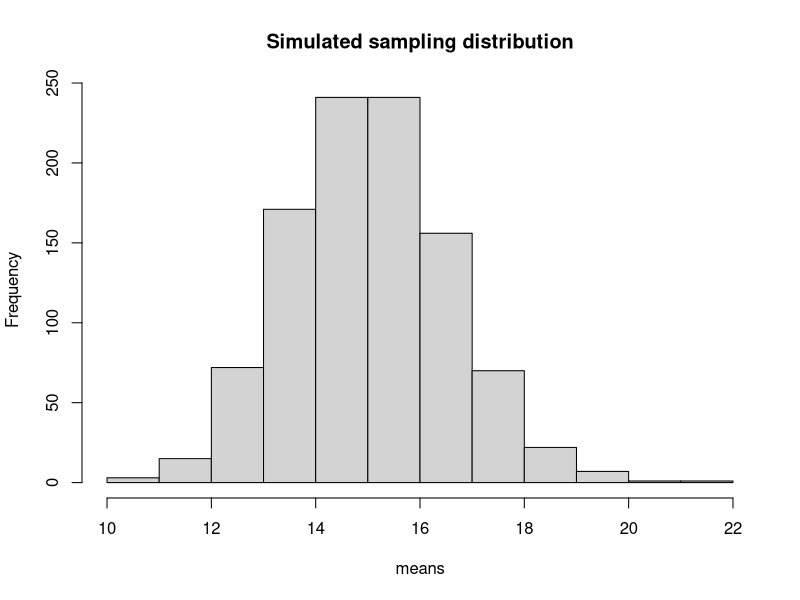
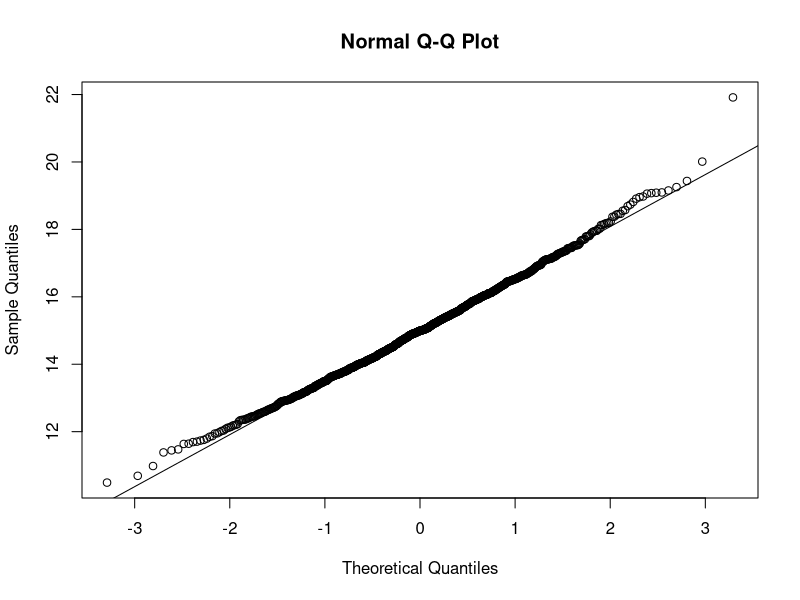
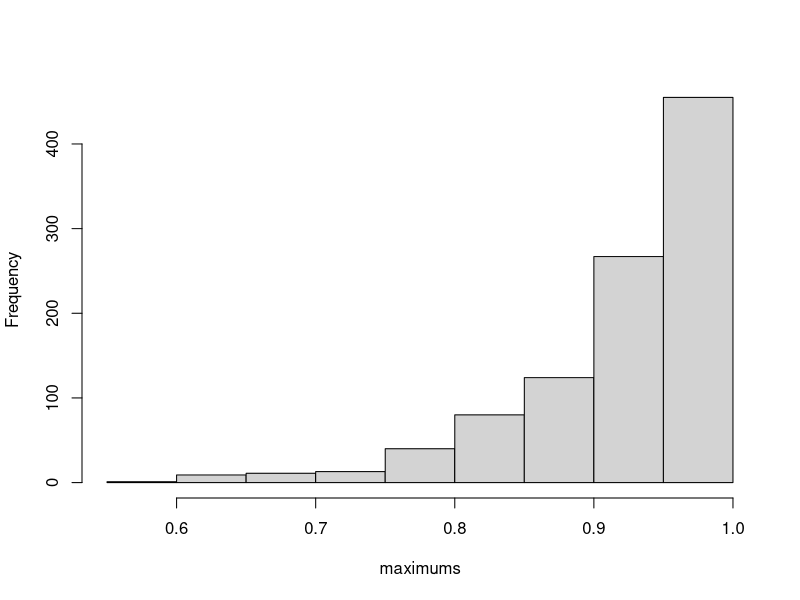
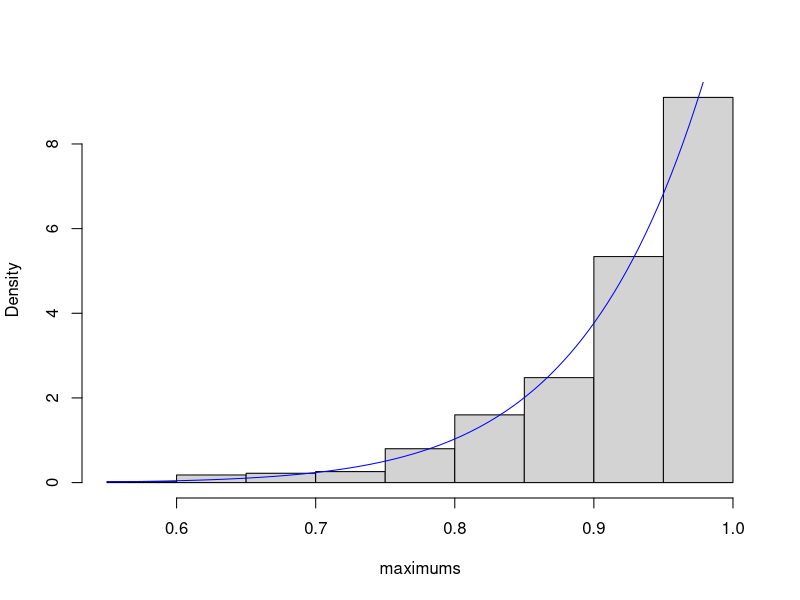
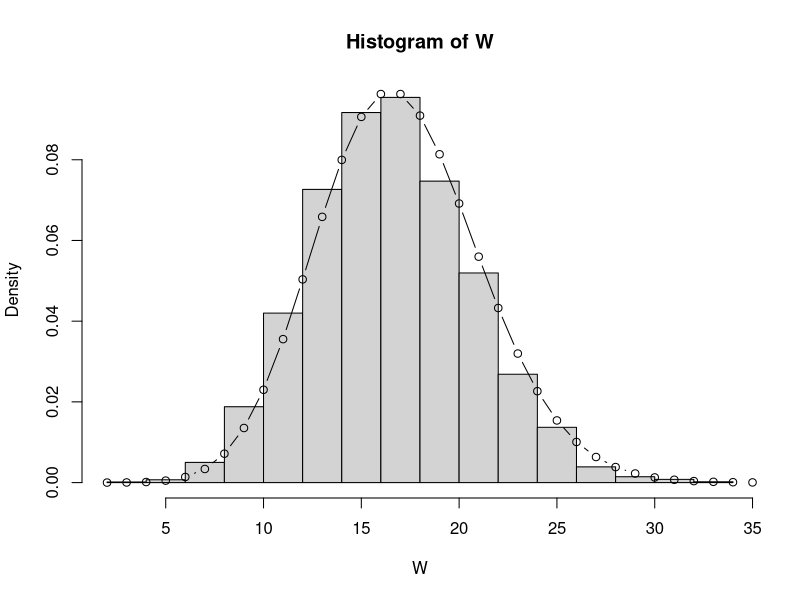
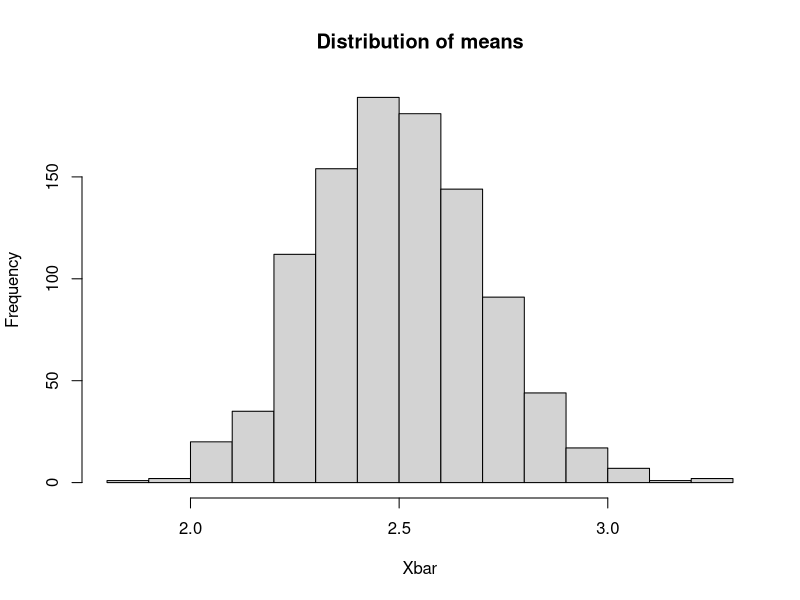
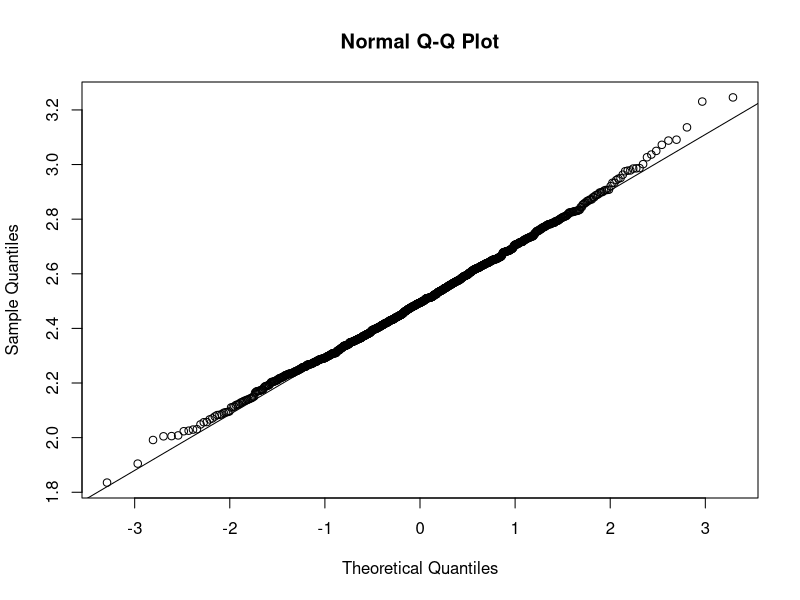

Write R code to recreate these figures, in order.
###Chapter 4: Sampling Distributions

#---------------------------------------------
#Example 4.2: Sampling distribution from Exp(1/15)
Xbar <- numeric(1000)
#set.seed(300)
for (i in 1:1000)
{
  x <- rexp(100, rate = 1/15)
  Xbar[i] <- mean(x)
}

hist(Xbar, main="Simulated sampling distribution", xlab="means")

qqnorm(Xbar)
qqline(Xbar)

mean(Xbar)
sd(Xbar)

#----------------------------------------------------
##Example 4.3: Sampling Dist from Unif[0,1]

maxY <- numeric(1000)
#set.seed(100)
for (i in 1:1000)
 {
   y <- runif(12)        #draw random sample of size 12
   maxY[i] <- max(y)     #find max, save in position i
 }

hist(maxY, main = "", xlab = "maximums")

#To create a histogram with a density curve imposed
#scale bars to have area one with prob=TRUE option
hist(maxY, main = "", xlab = "maximums", prob = TRUE)

#add pdf to histogram
curve(12*x^{11}, col = "blue", add = TRUE)

#---------------------------------------------
#Example 4.6 Sum of Poisson random variables

X <- rpois(10^4, 5)   #Draw 10^4 values from Pois(5)
Y <- rpois(10^4, 12)   #Draw 10^4 values from Pois(12)
W <- X + Y

hist(W, prob = TRUE)  #prob = TRUE, scales hist to 1
lines(2:35, dpois(2:35, 17), type = "b") #overlay pmf for Pois(17)

mean(W)
var(W)

#------------------------------------------------
#Example 4.7
#Sampling distribution simulation
#Sample of size 30 from gamma r=5, lambda=2

#set.seed(10)
Xbar <- numeric(1000)
for (i in 1:1000)
  {
    x <- rgamma(30, shape = 5, rate = 2)
    Xbar[i] <- mean(x)
  }

hist(Xbar, main = "Distribution of means")

qqnorm(Xbar)
qqline(Xbar)

mean(Xbar)
sd(Xbar)
sum(Xbar > 3)/1000
#alternatively
mean(Xbar > 3)

#----------------------------------------------
#Example 4.11 R Note
dbinom(25, 120, .3)

pbinom(25, 120, .3)
